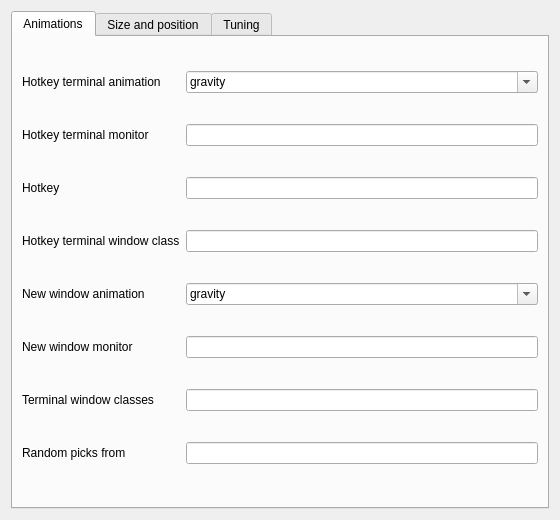
<?xml version="1.0" encoding="UTF-8"?>
<ui version="4.0">
 <class>TermAnimConfigForm</class>
 <widget class="QWidget" name="TermAnimConfigForm">
  <property name="geometry"><rect><x>0</x><y>0</y><width>560</width><height>520</height></rect></property>
  <property name="windowTitle"><string>Terminal Animations</string></property>
  <layout class="QVBoxLayout" name="mainLayout">
   <item>
    <widget class="QTabWidget" name="tabs">
     <property name="currentIndex"><number>0</number></property>
<widget class="QWidget" name="tabGeneral">
 <attribute name="title"><string>Animations</string></attribute>
 <layout class="QGridLayout" name="grid_tabGeneral">
 <item row="0" column="0">
  <widget class="QLabel" name="label_tabGeneral_0"><property name="text"><string>Hotkey terminal animation</string></property></widget>
 </item>
 <item row="0" column="1">
  <widget class="QComboBox" name="kcfg_hotkeyAnimation"><property name="editable"><bool>true</bool></property><property name="toolTip"><string>Animation played when the hotkey terminal appears</string></property><item><property name="text"><string>gravity</string></property></item><item><property name="text"><string>paddle</string></property></item><item><property name="text"><string>slingshot</string></property></item><item><property name="text"><string>glitch</string></property></item><item><property name="text"><string>fade</string></property></item><item><property name="text"><string>slide</string></property></item><item><property name="text"><string>shake</string></property></item><item><property name="text"><string>pendulum</string></property></item><item><property name="text"><string>orbit</string></property></item><item><property name="text"><string>yoyo</string></property></item><item><property name="text"><string>random</string></property></item></widget>
 </item>
 <item row="1" column="0">
  <widget class="QLabel" name="label_tabGeneral_1"><property name="text"><string>Hotkey terminal monitor</string></property></widget>
 </item>
 <item row="1" column="1">
  <widget class="QLineEdit" name="kcfg_hotkeyScreen"><property name="toolTip"><string>'cursor' (the screen the mouse is on) or an output name such as DP-3</string></property></widget>
 </item>
 <item row="2" column="0">
  <widget class="QLabel" name="label_tabGeneral_2"><property name="text"><string>Hotkey</string></property></widget>
 </item>
 <item row="2" column="1">
  <widget class="QLineEdit" name="kcfg_hotkey"><property name="toolTip"><string>Shortcut that toggles the drop-down terminal</string></property></widget>
 </item>
 <item row="3" column="0">
  <widget class="QLabel" name="label_tabGeneral_3"><property name="text"><string>Hotkey terminal window class</string></property></widget>
 </item>
 <item row="3" column="1">
  <widget class="QLineEdit" name="kcfg_hotkeyClass"><property name="toolTip"><string>Window class of the terminal window the hotkey toggles</string></property></widget>
 </item>
 <item row="4" column="0">
  <widget class="QLabel" name="label_tabGeneral_4"><property name="text"><string>New window animation</string></property></widget>
 </item>
 <item row="4" column="1">
  <widget class="QComboBox" name="kcfg_newWindowAnimation"><property name="editable"><bool>true</bool></property><property name="toolTip"><string>Animation played when a terminal window opens</string></property><item><property name="text"><string>gravity</string></property></item><item><property name="text"><string>paddle</string></property></item><item><property name="text"><string>slingshot</string></property></item><item><property name="text"><string>glitch</string></property></item><item><property name="text"><string>fade</string></property></item><item><property name="text"><string>slide</string></property></item><item><property name="text"><string>shake</string></property></item><item><property name="text"><string>pendulum</string></property></item><item><property name="text"><string>orbit</string></property></item><item><property name="text"><string>yoyo</string></property></item><item><property name="text"><string>random</string></property></item></widget>
 </item>
 <item row="5" column="0">
  <widget class="QLabel" name="label_tabGeneral_5"><property name="text"><string>New window monitor</string></property></widget>
 </item>
 <item row="5" column="1">
  <widget class="QLineEdit" name="kcfg_newWindowScreen"><property name="toolTip"><string>'cursor' (the screen the mouse is on) or an output name such as DP-3</string></property></widget>
 </item>
 <item row="6" column="0">
  <widget class="QLabel" name="label_tabGeneral_6"><property name="text"><string>Terminal window classes</string></property></widget>
 </item>
 <item row="6" column="1">
  <widget class="QLineEdit" name="kcfg_terminalClasses"><property name="toolTip"><string>Comma separated window classes that animate when they open</string></property></widget>
 </item>
 <item row="7" column="0">
  <widget class="QLabel" name="label_tabGeneral_7"><property name="text"><string>Random picks from</string></property></widget>
 </item>
 <item row="7" column="1">
  <widget class="QLineEdit" name="kcfg_randomPool"><property name="toolTip"><string>Comma separated animations the random choice draws on</string></property></widget>
 </item>
  <item row="8" column="0"><spacer name="sp_tabGeneral"><property name="orientation"><enum>Qt::Vertical</enum></property></spacer></item>
 </layout>
</widget>
<widget class="QWidget" name="tabSize">
 <attribute name="title"><string>Size and position</string></attribute>
 <layout class="QGridLayout" name="grid_tabSize">
 <item row="0" column="0">
  <widget class="QLabel" name="label_tabSize_0"><property name="text"><string>Width (pixels)</string></property></widget>
 </item>
 <item row="0" column="1">
  <widget class="QSpinBox" name="kcfg_width"><property name="toolTip"><string>0 = 80% of the screen</string></property><property name="minimum"><number>0</number></property><property name="maximum"><number>7680</number></property></widget>
 </item>
 <item row="1" column="0">
  <widget class="QLabel" name="label_tabSize_1"><property name="text"><string>Height (pixels)</string></property></widget>
 </item>
 <item row="1" column="1">
  <widget class="QSpinBox" name="kcfg_height"><property name="toolTip"><string>0 = 85% of the screen</string></property><property name="minimum"><number>0</number></property><property name="maximum"><number>4320</number></property></widget>
 </item>
 <item row="2" column="0">
  <widget class="QLabel" name="label_tabSize_2"><property name="text"><string>Left (pixels)</string></property></widget>
 </item>
 <item row="2" column="1">
  <widget class="QSpinBox" name="kcfg_x"><property name="toolTip"><string>-1 = centered</string></property><property name="minimum"><number>-1</number></property><property name="maximum"><number>7680</number></property></widget>
 </item>
 <item row="3" column="0">
  <widget class="QLabel" name="label_tabSize_3"><property name="text"><string>Top (pixels)</string></property></widget>
 </item>
 <item row="3" column="1">
  <widget class="QSpinBox" name="kcfg_y"><property name="toolTip"><string>-1 = just below the top bar</string></property><property name="minimum"><number>-1</number></property><property name="maximum"><number>4320</number></property></widget>
 </item>
  <item row="4" column="0"><spacer name="sp_tabSize"><property name="orientation"><enum>Qt::Vertical</enum></property></spacer></item>
 </layout>
</widget>
<widget class="QWidget" name="tabTuning">
 <attribute name="title"><string>Tuning</string></attribute>
 <layout class="QGridLayout" name="grid_tabTuning">
 <item row="0" column="0">
  <widget class="QLabel" name="label_tabTuning_0"><property name="text"><string>Gravity</string></property></widget>
 </item>
 <item row="0" column="1">
  <widget class="QDoubleSpinBox" name="kcfg_gravity"><property name="toolTip"><string>Gravity drop: fall acceleration in screen heights per second squared</string></property><property name="decimals"><number>2</number></property><property name="minimum"><double>0.5</double></property><property name="maximum"><double>12</double></property><property name="singleStep"><double>0.1</double></property></widget>
 </item>
 <item row="1" column="0">
  <widget class="QLabel" name="label_tabTuning_1"><property name="text"><string>Bounciness</string></property></widget>
 </item>
 <item row="1" column="1">
  <widget class="QDoubleSpinBox" name="kcfg_restitution"><property name="toolTip"><string>Gravity drop: fraction of speed kept after each bounce</string></property><property name="decimals"><number>2</number></property><property name="minimum"><double>0</double></property><property name="maximum"><double>0.95</double></property><property name="singleStep"><double>0.05</double></property></widget>
 </item>
 <item row="2" column="0">
  <widget class="QLabel" name="label_tabTuning_2"><property name="text"><string>Paddle bounce time (s)</string></property></widget>
 </item>
 <item row="2" column="1">
  <widget class="QDoubleSpinBox" name="kcfg_bounceTime"><property name="toolTip"><string>Paddle: seconds spent bouncing</string></property><property name="decimals"><number>2</number></property><property name="minimum"><double>0.5</double></property><property name="maximum"><double>8</double></property><property name="singleStep"><double>0.1</double></property></widget>
 </item>
 <item row="3" column="0">
  <widget class="QLabel" name="label_tabTuning_3"><property name="text"><string>Settle time (s)</string></property></widget>
 </item>
 <item row="3" column="1">
  <widget class="QDoubleSpinBox" name="kcfg_settleTime"><property name="toolTip"><string>Seconds easing into the resting spot</string></property><property name="decimals"><number>2</number></property><property name="minimum"><double>0.1</double></property><property name="maximum"><double>2</double></property><property name="singleStep"><double>0.05</double></property></widget>
 </item>
 <item row="4" column="0">
  <widget class="QLabel" name="label_tabTuning_4"><property name="text"><string>Slingshot stiffness</string></property></widget>
 </item>
 <item row="4" column="1">
  <widget class="QDoubleSpinBox" name="kcfg_slingshotStiffness"><property name="toolTip"><string>Higher is snappier</string></property><property name="decimals"><number>2</number></property><property name="minimum"><double>50</double></property><property name="maximum"><double>1000</double></property><property name="singleStep"><double>10</double></property></widget>
 </item>
 <item row="5" column="0">
  <widget class="QLabel" name="label_tabTuning_5"><property name="text"><string>Slingshot friction</string></property></widget>
 </item>
 <item row="5" column="1">
  <widget class="QDoubleSpinBox" name="kcfg_slingshotDamping"><property name="toolTip"><string>Lower overshoots more</string></property><property name="decimals"><number>2</number></property><property name="minimum"><double>2</double></property><property name="maximum"><double>40</double></property><property name="singleStep"><double>1</double></property></widget>
 </item>
 <item row="6" column="0">
  <widget class="QLabel" name="label_tabTuning_6"><property name="text"><string>Glitch time (s)</string></property></widget>
 </item>
 <item row="6" column="1">
  <widget class="QDoubleSpinBox" name="kcfg_glitchTime"><property name="toolTip"><string>Seconds of flickering</string></property><property name="decimals"><number>2</number></property><property name="minimum"><double>0.2</double></property><property name="maximum"><double>3</double></property><property name="singleStep"><double>0.1</double></property></widget>
 </item>
 <item row="7" column="0">
  <widget class="QLabel" name="label_tabTuning_7"><property name="text"><string>Fade time (s)</string></property></widget>
 </item>
 <item row="7" column="1">
  <widget class="QDoubleSpinBox" name="kcfg_fadeTime"><property name="toolTip"><string>Seconds to fade in</string></property><property name="decimals"><number>2</number></property><property name="minimum"><double>0.05</double></property><property name="maximum"><double>2</double></property><property name="singleStep"><double>0.05</double></property></widget>
 </item>
 <item row="8" column="0">
  <widget class="QLabel" name="label_tabTuning_8"><property name="text"><string>Slide time (s)</string></property></widget>
 </item>
 <item row="8" column="1">
  <widget class="QDoubleSpinBox" name="kcfg_slideTime"><property name="toolTip"><string>Seconds to glide down</string></property><property name="decimals"><number>2</number></property><property name="minimum"><double>0.1</double></property><property name="maximum"><double>3</double></property><property name="singleStep"><double>0.05</double></property></widget>
 </item>
 <item row="9" column="0">
  <widget class="QLabel" name="label_tabTuning_9"><property name="text"><string>Shake time (s)</string></property></widget>
 </item>
 <item row="9" column="1">
  <widget class="QDoubleSpinBox" name="kcfg_shakeTime"><property name="toolTip"><string>Seconds of rattling</string></property><property name="decimals"><number>2</number></property><property name="minimum"><double>0.2</double></property><property name="maximum"><double>3</double></property><property name="singleStep"><double>0.1</double></property></widget>
 </item>
 <item row="10" column="0">
  <widget class="QLabel" name="label_tabTuning_10"><property name="text"><string>Shake strength (px)</string></property></widget>
 </item>
 <item row="10" column="1">
  <widget class="QDoubleSpinBox" name="kcfg_shakeStrength"><property name="toolTip"><string>Starting size of the shake</string></property><property name="decimals"><number>2</number></property><property name="minimum"><double>5</double></property><property name="maximum"><double>150</double></property><property name="singleStep"><double>5</double></property></widget>
 </item>
 <item row="11" column="0">
  <widget class="QLabel" name="label_tabTuning_11"><property name="text"><string>Pendulum swing (degrees)</string></property></widget>
 </item>
 <item row="11" column="1">
  <widget class="QDoubleSpinBox" name="kcfg_pendulumSwing"><property name="toolTip"><string>Starting swing angle</string></property><property name="decimals"><number>2</number></property><property name="minimum"><double>10</double></property><property name="maximum"><double>80</double></property><property name="singleStep"><double>5</double></property></widget>
 </item>
 <item row="12" column="0">
  <widget class="QLabel" name="label_tabTuning_12"><property name="text"><string>Orbit time (s)</string></property></widget>
 </item>
 <item row="12" column="1">
  <widget class="QDoubleSpinBox" name="kcfg_orbitTime"><property name="toolTip"><string>Seconds spent spiraling in</string></property><property name="decimals"><number>2</number></property><property name="minimum"><double>0.5</double></property><property name="maximum"><double>5</double></property><property name="singleStep"><double>0.1</double></property></widget>
 </item>
  <item row="13" column="0"><spacer name="sp_tabTuning"><property name="orientation"><enum>Qt::Vertical</enum></property></spacer></item>
 </layout>
</widget>
    </widget>
   </item>
  </layout>
 </widget>
</ui>
